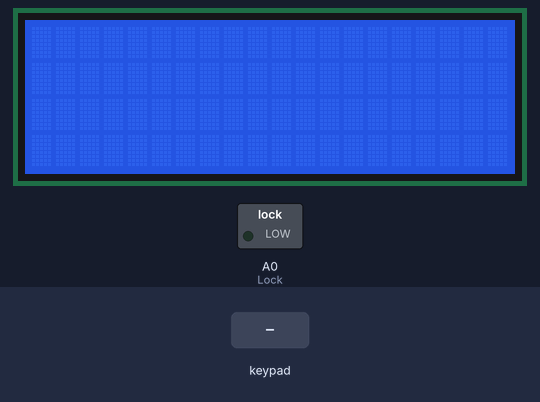
A sketch run on a simulated Arduino Uno, built with avr-gcc and run on an emulated ATmega328P. On the bench: 20×4 character LCD, switched loads named in the sketch (green lamp = pin HIGH). The inputs (shaded band) are chosen by the test bench.

Above: at 1.2 s.
1.3 s: key 'X' pressed
At 2.5 s:
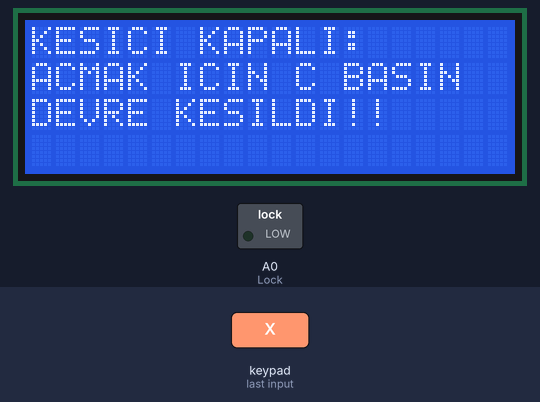
2.8 s: key 'C' pressed
At 4.0 s:
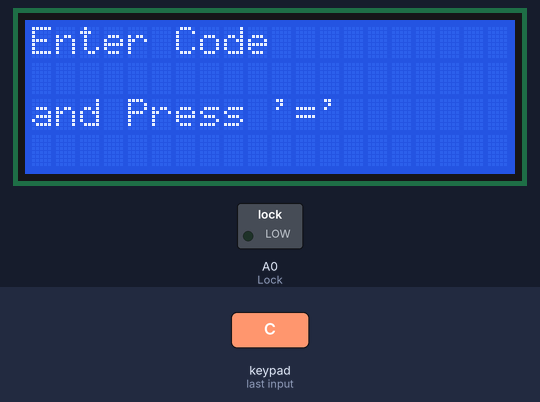
4.3 s: keypad keys 1 2 3 4 = pressed 0.4 s apart
At 7.1 s:
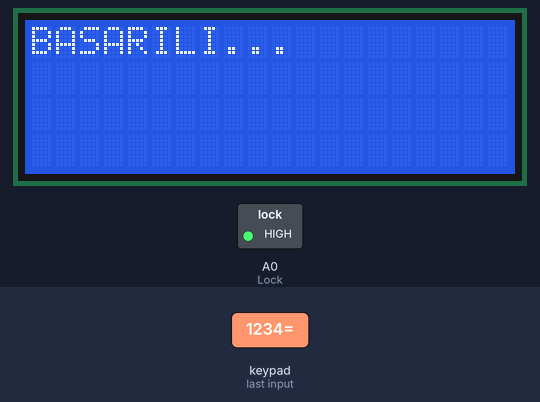
Timing chart, 0 to 8.6 s (numbered marks = the images above; inputs shaded):
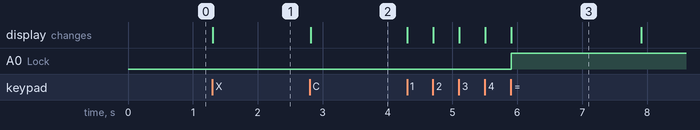

The sketch:

sifre_isteyen_devre_kesici.ino
```cpp
#include <LiquidCrystal.h> //library for LCD

// Kütüphaneyi arayüz pinlerinin numaraları ile başlat
LiquidCrystal lcd(13, 12, 11, 10, 9, 8);

 // Tuş takımı için kütüphane kodunu ekleyin
#include <Keypad.h> //Tuş takımı için kütüphane

int Lock = A0;    // röle

const byte numRows= 4;  //tuş takımındaki satır sayısı
const byte numCols= 4;    //tuş takımındaki sütun sayısı

char keymap[numRows][numCols]=
{
{'7', '8', '9', '/'},
{'4', '5', '6', 'X'},
{'1', '2', '3', '-'},
{'C', '0', '=', '+'}
};

char keypressed;                 //Anahtarların saklandığı yer çok sık değişiyor
char code[]= {'1','2','3','4'};  //Varsayılan kodu değiştirebilir veya 'n' basamaklı bir kod haline getirebilirsiniz

char check1[sizeof(code)];  //Yeni anahtarın saklandığı yer
char check2[sizeof(code)];  //Yeni anahtarın tekrar saklandığı yer, böylece öncekiyle karşılaştırılır

short a=0,i=0,s=0,j=0;   //Değişkenler

byte rowPins[numRows] = {0,1,2,3}; //tuş takımının satır pin çıkışlarına bağlanın
byte colPins[numCols]= {4,5,6,7}; //tuş takımının sütun pin çıkışlarına bağlanın

Keypad myKeypad= Keypad(makeKeymap(keymap), rowPins, colPins, numRows, numCols);

void setup()
{
  lcd.begin(20, 4); // LCD'nin sütun ve satır sayısını ayarlayın:

  pinMode(Lock, OUTPUT);
}

void loop()
{
  keypressed = myKeypad.getKey();  //Sürekli bir tuşa basılmasını beklemek
  if(keypressed == 'C')  // C to open the lock
  {
    lcd.clear();
    lcd.setCursor(0,0);
    lcd.print("Enter Code");   //Message to show
    ReadCode();               //Call the code function
    if(a==sizeof(code))   //ReadCode işlevi a'ya bir değer atar (kod dizisinin boyutuna sahip olduğunda doğrudur)
    {
      OpenDoor();   //Open lock function
    }
    else
    {
      lcd.clear();
      lcd.print("YANLIS SIFRE!!");
      lcd.setCursor(0,1);
      lcd.print("C BAS TEKRAR");
      lcd.setCursor(0,2);
      lcd.print("DENEYIN");
    }
  }

  if(keypressed == 'X')
  {
    lcd.clear();
    digitalWrite(Lock, LOW);
    lcd.print("KESICI KAPALI:");
    lcd.setCursor(0,1);
    lcd.print("ACMAK ICIN C BASIN");
    lcd.setCursor(0,2);
    lcd.print("DEVRE KESILDI!!");
  }
}

//Kodu Alma İşlevi
void ReadCode()
{
  lcd.setCursor(0,2);
  lcd.print("and Press '='");

  //Tüm değişkenler 0'a ayarlandı
  i=0;
  a=0;
  j=0;

  while(keypressed != '=')  //Kullanıcı kodu onaylamak için = tuşuna basar, aksi takdirde kodu saklayabilir
  {
    keypressed = myKeypad.getKey();
    if(keypressed != NO_KEY && keypressed != '=' ) //Yazılan char = değilse ve ikisi de "hiçbir şey" değilse
    {
      lcd.setCursor(j,1);  //Bu, bir tuşa basıldığında LCD'ye "*" yazılması için konumu j tarafından kontrol edilir.
      lcd.print("*");
      j++;

      if(keypressed == code[i]&& i<sizeof(code)) //yazılan karakter doğruysa a ve i bir sonraki karakteri doğrulamak için artar
      {
        a++;
        i++;
      }
      else
      a--;  //yazılan karakter yanlışsa bir azalma olur ve kodun boyutuna eşit olamazsa []
    }
  }

  keypressed = NO_KEY;
}

 //Door Opening function
void OpenDoor()
{
  lcd.clear();
  lcd.print("BASARILI...");
  digitalWrite(Lock,HIGH);
  delay(2000);
  lcd.clear();
  lcd.print("DEVRE KIRICI AKTIF.");
  lcd.setCursor(0,2);
  lcd.print("KAPATMAK ICIN X BASIN");
  lcd.setCursor(0,3);
  lcd.print("KESICI");
 }
```

Measured:
- after the input at 1.3 s, the display: changes at once (image 1)
- after the input at 2.8 s, the display: changes at once (image 2)
- after the input at 4.3 s, A0 (Lock): LOW → HIGH after 1.6 s; the display: first changes at once (image 3 shows a later state)
